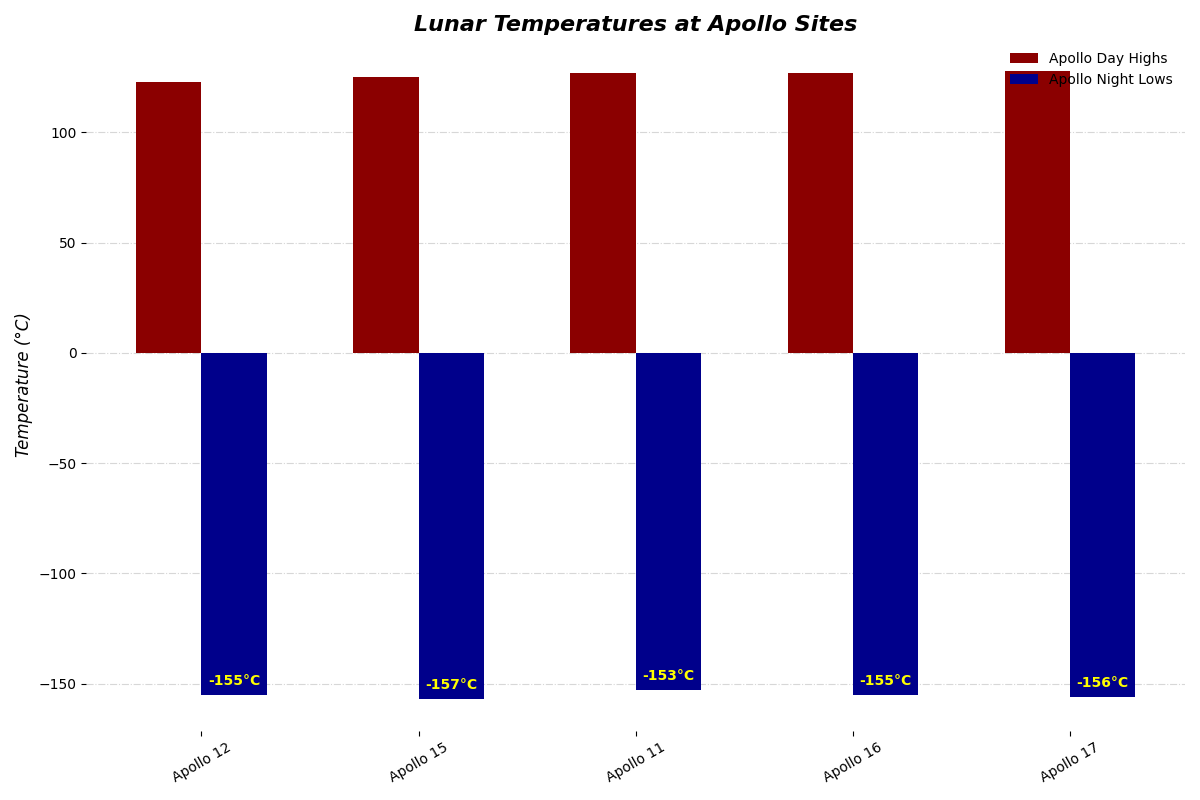

Source code (Python):
import matplotlib.pyplot as plt
import numpy as np

# Apollo missions data
missions = ['Apollo 12', 'Apollo 15', 'Apollo 11', 'Apollo 16', 'Apollo 17']
daytime_highs = np.array([123, 125, 127, 127, 128])
nighttime_lows = np.array([-155, -157, -153, -155, -156])

fig, ax = plt.subplots(figsize=(12, 8))

width = 0.3
x_pos = np.arange(len(missions))

# Plot sorted bar charts (daytime highs in ascending order)
bars_day = ax.bar(x_pos - width / 2, daytime_highs, width, label='Apollo Day Highs', color='darkred')
# Plot sorted bar charts (nighttime lows in descending order)
bars_night = ax.bar(x_pos + width / 2, nighttime_lows, width, label='Apollo Night Lows', color='darkblue')

ax.set_ylabel('Temperature (°C)', fontsize=12, fontstyle='italic')
ax.set_title('Lunar Temperatures at Apollo Sites', fontsize=16, fontweight='bold', fontstyle='italic')
ax.set_xticks(x_pos)
ax.set_xticklabels(missions, fontsize=10, rotation=30)
ax.legend(frameon=False)

def add_bar_labels(bars, color='black'):
    for bar in bars:
        height = bar.get_height()
        ax.annotate(f'{height}°C', 
                    xy=(bar.get_x() + bar.get_width() / 2, height),
                    xytext=(0, 5), 
                    textcoords="offset points",
                    ha='center', va='bottom', color=color, fontsize=10, fontweight='bold')

add_bar_labels(bars_day, color='white')  
add_bar_labels(bars_night, color='yellow')

ax.yaxis.grid(True, linestyle='-.', alpha=0.5)
ax.set_axisbelow(True)

for spine in ax.spines.values():
    spine.set_visible(False)

plt.tight_layout()
plt.show()
